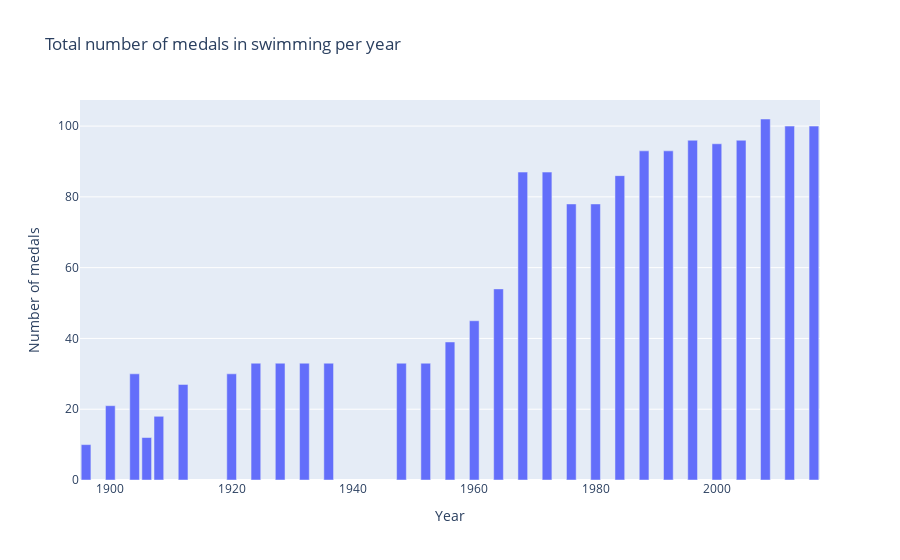

Notebook source saved alongside this figure:
### Code cell
fig = px.bar(dff, x=dff.index, y=["Medal"], title="Total number of medals in swimming per year", labels={"value": "Number of medals"})
fig.update_layout(showlegend=False)
fig.update_traces(hovertemplate = "Year: %{label}: <br>Number of medals: %{value}")

### Figure 1 — Plotly figure (JSON) as saved in the notebook; plotly's stock layout.template omitted (floating-point values rounded to 4 significant figures)
{"data": [{"alignmentgroup": "True", "hovertemplate": "Year: %{label}: <br>Number of medals: %{value}", "legendgroup": "Medal", "marker": {"color": "#636efa", "pattern": {"shape": ""}}, "name": "Medal", "offsetgroup": "Medal", "orientation": "v", "showlegend": true, "textposition": "auto", "type": "bar", "x": [1896, 1900, 1904, 1906, 1908, 1912, 1920, 1924, 1928, 1932, 1936, 1948, 1952, 1956, 1960, 1964, 1968, 1972, 1976, 1980, 1984, 1988, 1992, 1996, 2000, 2004, 2008, 2012, 2016], "xaxis": "x", "y": [10, 21, 30, 12, 18, 27, 30, 33, 33, 33, 33, 33, 33, 39, 45, 54, 87, 87, 78, 78, 86, 93, 93, 96, 95, 96, 102, 100, 100], "yaxis": "y"}], "layout": {"barmode": "relative", "legend": {"title": {"text": "variable"}, "tracegroupgap": 0}, "showlegend": false, "title": {"text": "Total number of medals in swimming per year"}, "xaxis": {"anchor": "y", "domain": [0, 1], "title": {"text": "Year"}}, "yaxis": {"anchor": "x", "domain": [0, 1], "title": {"text": "Number of medals"}}}}
